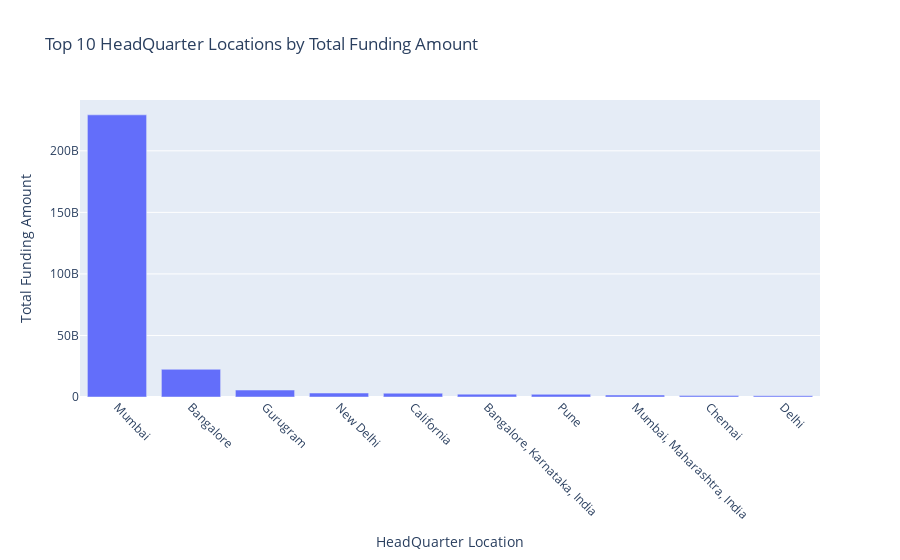

Notebook code cell kept with this figure:
### Markdown cell above
4. Geographical Analysis:
Which cities or regions (HeadQuarter) have the highest concentration of funded startups?

### Code cell
# Calculate total funding amount for each HeadQuarter
total_funding_by_hq = df_combined.groupby('HeadQuarter')['Amount'].sum().reset_index()

# Sort the HeadQuarter locations by total funding amount in descending order
total_funding_by_hq = total_funding_by_hq.sort_values('Amount', ascending=False)

# Print the top 10 HeadQuarter locations by total funding amount
print("Top 10 HeadQuarter Locations by Total Funding Amount:")
print(total_funding_by_hq.head(10))

# Visualize the funding distribution across HeadQuarter locations
fig = px.bar(total_funding_by_hq.head(10), x='HeadQuarter', y='Amount',
             title='Top 10 HeadQuarter Locations by Total Funding Amount',
             labels={'HeadQuarter': 'HeadQuarter Location', 'Amount': 'Total Funding Amount'})

# Rotate the x-axis tick labels
fig.update_xaxes(tickangle=45)

# Show the plot
fig.show()

### Figure 1 — Plotly figure (JSON) as saved in the notebook; plotly's stock layout.template omitted (floating-point values rounded to 4 significant figures)
{"data": [{"alignmentgroup": "True", "hovertemplate": "HeadQuarter Location=%{x}<br>Total Funding Amount=%{y}<extra></extra>", "legendgroup": "", "marker": {"color": "#636efa", "pattern": {"shape": ""}}, "name": "", "offsetgroup": "", "orientation": "v", "showlegend": false, "textposition": "auto", "type": "bar", "x": ["Mumbai", "Bangalore", "Gurugram", "New Delhi", "California", "Bangalore, Karnataka, India", "Pune", "Mumbai, Maharashtra, India", "Chennai", "Delhi"], "xaxis": "x", "y": [229230461500, 22506345358, 5658471500, 3235209700, 3088100000, 2323135000, 2174998000, 1608798500, 1147509446, 1010016200], "yaxis": "y"}], "layout": {"barmode": "relative", "legend": {"tracegroupgap": 0}, "title": {"text": "Top 10 HeadQuarter Locations by Total Funding Amount"}, "xaxis": {"anchor": "y", "domain": [0, 1], "tickangle": 45, "title": {"text": "HeadQuarter Location"}}, "yaxis": {"anchor": "x", "domain": [0, 1], "title": {"text": "Total Funding Amount"}}}}
